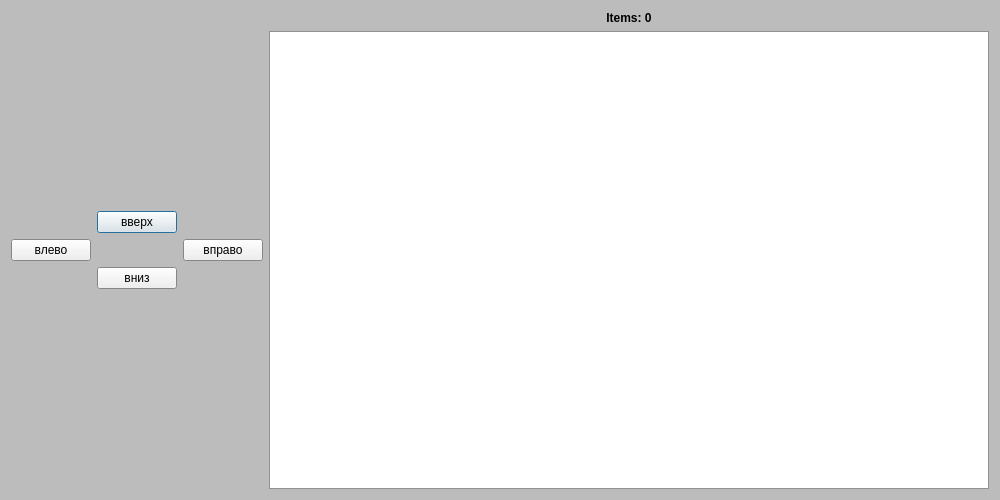
<?xml version="1.0" encoding="UTF-8"?>
<ui version="4.0">
 <class>game</class>
 <widget class="QDialog" name="game">
  <property name="geometry">
   <rect>
    <x>0</x>
    <y>0</y>
    <width>1000</width>
    <height>500</height>
   </rect>
  </property>
  <property name="sizePolicy">
   <sizepolicy hsizetype="Fixed" vsizetype="Fixed">
    <horstretch>0</horstretch>
    <verstretch>0</verstretch>
   </sizepolicy>
  </property>
  <property name="minimumSize">
   <size>
    <width>1000</width>
    <height>500</height>
   </size>
  </property>
  <property name="maximumSize">
   <size>
    <width>1000</width>
    <height>500</height>
   </size>
  </property>
  <property name="palette">
   <palette>
    <active>
     <colorrole role="Base">
      <brush brushstyle="SolidPattern">
       <color alpha="255">
        <red>255</red>
        <green>255</green>
        <blue>255</blue>
       </color>
      </brush>
     </colorrole>
     <colorrole role="Window">
      <brush brushstyle="SolidPattern">
       <color alpha="255">
        <red>188</red>
        <green>188</green>
        <blue>188</blue>
       </color>
      </brush>
     </colorrole>
    </active>
    <inactive>
     <colorrole role="Base">
      <brush brushstyle="SolidPattern">
       <color alpha="255">
        <red>255</red>
        <green>255</green>
        <blue>255</blue>
       </color>
      </brush>
     </colorrole>
     <colorrole role="Window">
      <brush brushstyle="SolidPattern">
       <color alpha="255">
        <red>188</red>
        <green>188</green>
        <blue>188</blue>
       </color>
      </brush>
     </colorrole>
    </inactive>
    <disabled>
     <colorrole role="Base">
      <brush brushstyle="SolidPattern">
       <color alpha="255">
        <red>188</red>
        <green>188</green>
        <blue>188</blue>
       </color>
      </brush>
     </colorrole>
     <colorrole role="Window">
      <brush brushstyle="SolidPattern">
       <color alpha="255">
        <red>188</red>
        <green>188</green>
        <blue>188</blue>
       </color>
      </brush>
     </colorrole>
    </disabled>
   </palette>
  </property>
  <property name="windowTitle">
   <string>Let's play</string>
  </property>
  <property name="windowIcon">
   <iconset>
    <normaloff>Liandry's_Torment_item.png</normaloff>Liandry's_Torment_item.png</iconset>
  </property>
  <layout class="QHBoxLayout" name="horizontalLayout">
   <item>
    <layout class="QGridLayout" name="gridLayout">
     <item row="1" column="1">
      <widget class="QPushButton" name="up">
       <property name="text">
        <string>вверх</string>
       </property>
      </widget>
     </item>
     <item row="3" column="1">
      <widget class="QPushButton" name="down">
       <property name="text">
        <string>вниз</string>
       </property>
      </widget>
     </item>
     <item row="2" column="2">
      <widget class="QPushButton" name="right">
       <property name="text">
        <string>вправо</string>
       </property>
      </widget>
     </item>
     <item row="2" column="0">
      <widget class="QPushButton" name="left">
       <property name="text">
        <string>влево</string>
       </property>
      </widget>
     </item>
     <item row="4" column="1">
      <spacer name="verticalSpacer">
       <property name="orientation">
        <enum>Qt::Vertical</enum>
       </property>
       <property name="sizeHint" stdset="0">
        <size>
         <width>20</width>
         <height>40</height>
        </size>
       </property>
      </spacer>
     </item>
     <item row="0" column="1">
      <spacer name="verticalSpacer_2">
       <property name="orientation">
        <enum>Qt::Vertical</enum>
       </property>
       <property name="sizeHint" stdset="0">
        <size>
         <width>20</width>
         <height>40</height>
        </size>
       </property>
      </spacer>
     </item>
    </layout>
   </item>
   <item>
    <layout class="QVBoxLayout" name="verticalLayout">
     <item>
      <widget class="QLabel" name="textMap">
       <property name="font">
        <font>
         <weight>75</weight>
         <bold>true</bold>
        </font>
       </property>
       <property name="text">
        <string>Items: 0</string>
       </property>
       <property name="alignment">
        <set>Qt::AlignCenter</set>
       </property>
      </widget>
     </item>
     <item>
      <widget class="QTextBrowser" name="MapUI">
       <property name="enabled">
        <bool>true</bool>
       </property>
       <property name="font">
        <font>
         <family>Terminal</family>
         <pointsize>12</pointsize>
         <italic>false</italic>
        </font>
       </property>
       <property name="html">
        <string>&lt;!DOCTYPE HTML PUBLIC &quot;-//W3C//DTD HTML 4.0//EN&quot; &quot;http://www.w3.org/TR/REC-html40/strict.dtd&quot;&gt;
&lt;html&gt;&lt;head&gt;&lt;meta name=&quot;qrichtext&quot; content=&quot;1&quot; /&gt;&lt;style type=&quot;text/css&quot;&gt;
p, li { white-space: pre-wrap; }
&lt;/style&gt;&lt;/head&gt;&lt;body style=&quot; font-family:'Terminal'; font-size:12pt; font-weight:400; font-style:normal;&quot;&gt;
&lt;p style=&quot;-qt-paragraph-type:empty; margin-top:0px; margin-bottom:0px; margin-left:0px; margin-right:0px; -qt-block-indent:0; text-indent:0px; font-family:'MS Shell Dlg 2'; font-size:8pt;&quot;&gt;&lt;/p&gt;&lt;/body&gt;&lt;/html&gt;</string>
       </property>
      </widget>
     </item>
    </layout>
   </item>
  </layout>
 </widget>
 <resources/>
 <connections/>
</ui>
